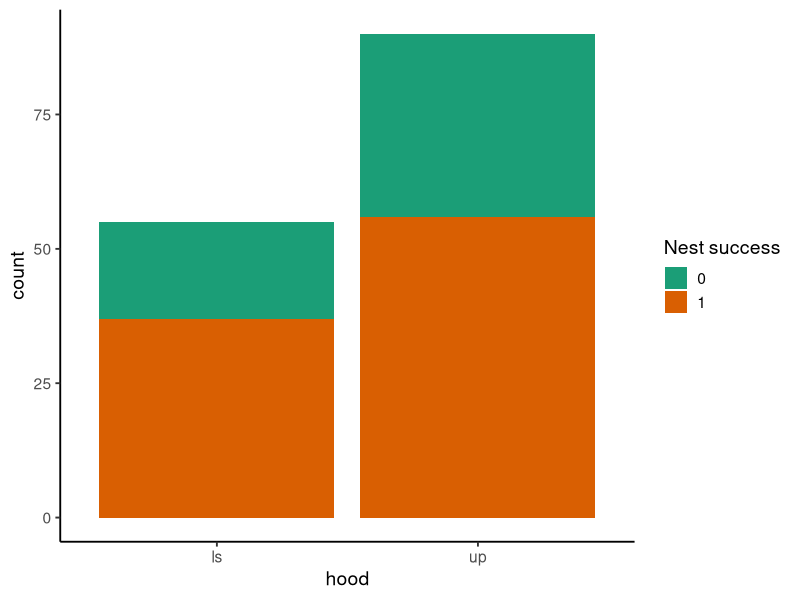
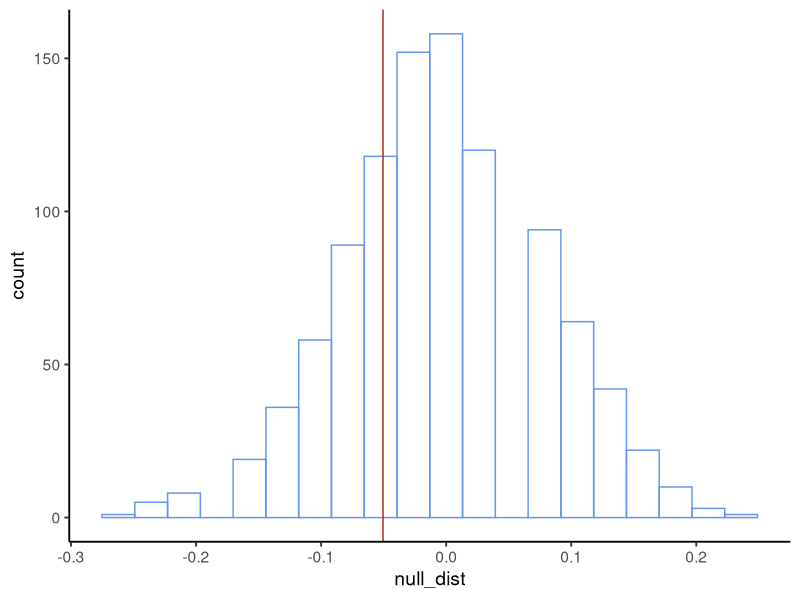

These figures' R source, in order:
## ---- chunk 1
#| label: setup
#| include: false

library(tidyverse)
theme_set(theme_classic(14))

## ---- chunk 2
#| label: load-data

nest_data <- read_csv("data/NOMO_Nest_Data.csv") %>% 
  filter(hood %in% c("ls", "up"))

nestlingpb_data <- read_csv("data/NestlingPb.csv") %>% 
  filter(hood %in% c("lakeshore", "uptown"))

## ---- chunk 3
#| label: visualize-success

ggplot(nest_data, aes(hood, fill = factor(bin.status))) +
  geom_bar() +
  scale_fill_brewer("Nest success", palette = "Dark2")

## ---- chunk 4
#| label: point-estimate-success

nest_success <- nest_data %>% 
  group_by(hood) %>% 
  summarize(prop = sum(bin.status) / n())

point_estimate_success <- nest_success$prop[2] - nest_success$prop[1]

point_estimate_success

## ---- chunk 5
#| label: randomization-success

null_dist <- replicate(1000, {
  nest_success <- nest_data %>% 
    mutate(hood = sample(hood, n())) %>% 
    group_by(hood) %>% 
    summarize(prop = sum(bin.status) / n())
  
  point_estimate_success <- nest_success$prop[2] - nest_success$prop[1]
  
  point_estimate_success
})

ggplot(tibble(null_dist), aes(null_dist)) +
  geom_histogram(bins = 20, 
                 color = "cornflowerblue", 
                 fill = NA) +
  geom_vline(xintercept = point_estimate_success, 
             color = "firebrick")

## ---- chunk 6
#| label: pval-success

sum(abs(null_dist) > abs(point_estimate_success)) / 
  length(null_dist)

## ---- chunk 7
#| label: visualize-bloodpb

## ---- chunk 8
#| label: point-estimate-bloodpb

## ---- chunk 9
#| label: randomization-bloodpb

## ---- chunk 10
#| label: pval-bloodpb

## ---- chunk 11
#| label: blood-feathers-visualization

## ---- chunk 12
#| label: blood-feathers-lm

## ---- chunk 13
#| label: blood-feathers-null

## ---- chunk 14
#| label: blood-feathers-pval

## ---- chunk 15
#| label: remove-outlier

## ---- chunk 16
#| label: blood-feather-pop

## ---- chunk 17
#| label: blood-feather-ci

## ---- chunk 18
#| label: repeat-ci

